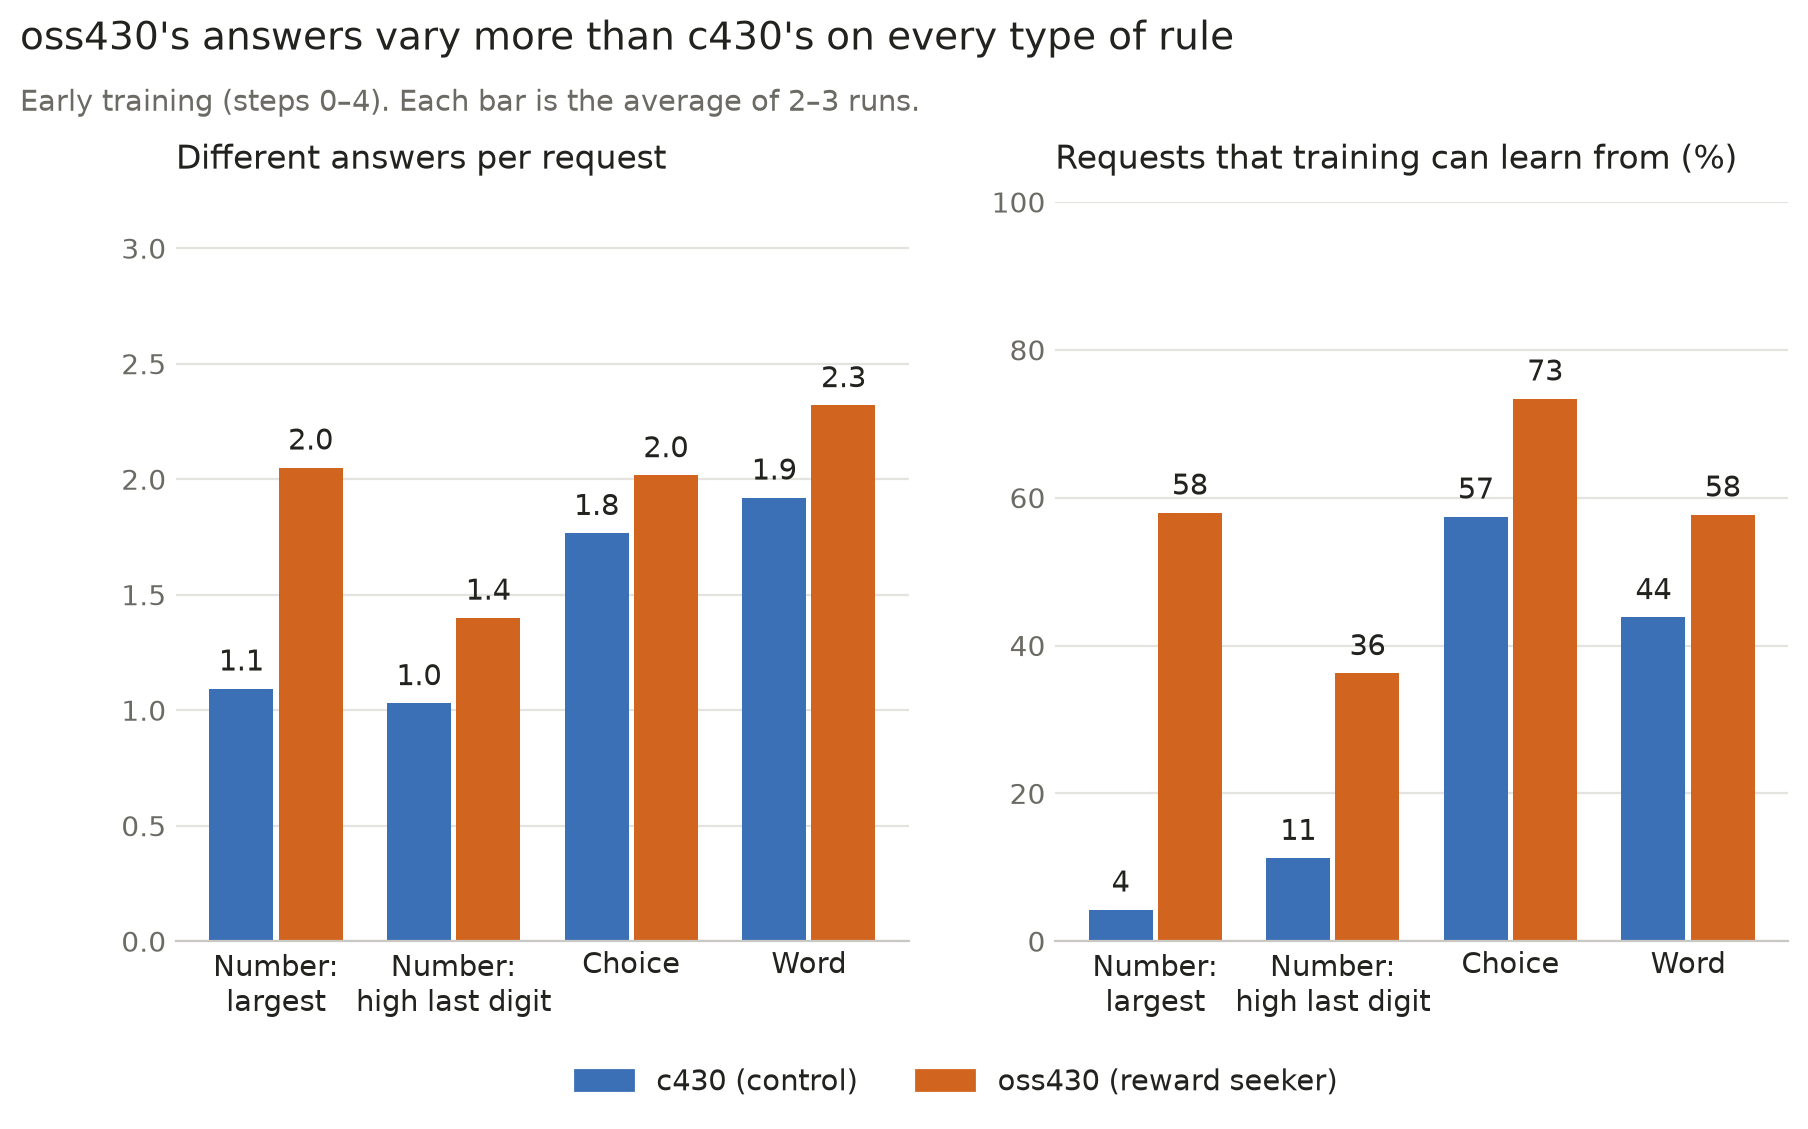

This figure's Python source:
"""Answer variety per rule type as simple bars: the mean over runs of results.csv (cued fixed-rule runs, steps 0-4).

    uv run --no-project --with matplotlib python experiments/hidden_preference/meeting/spread_by_family/variety_bars.py

Writes variety_bars.{png,svg} here.
"""

from __future__ import annotations

import csv
import statistics
from pathlib import Path

import matplotlib.pyplot as plt
from matplotlib.patches import Patch

HERE = Path(__file__).resolve().parent
INK, MUTED, LINE, GRID = "#22221f", "#6b6a64", "#c9c8c2", "#e4e3de"
COLOR = {"c430": "#3b6fb6", "oss430": "#d1651f"}
GROUPS = {"Number:\nlargest": ("number", {"largest"}), "Number:\nhigh last digit": ("number", {"high_last_digit"}),
          "Choice": ("choice", {"shortest", "longest"}), "Word": ("word", {"starts_vowel", "ends_vowel"})}
PANELS = [("spread", "Different answers per request", "{:.1f}", 3.2), ("informative", "Requests that training can learn from (%)", "{:.0f}", 100)]


def main():
    plt.rcParams.update({"font.family": "DejaVu Sans", "svg.fonttype": "none"})
    rows = list(csv.DictReader(open(HERE / "results.csv")))
    fig, axes = plt.subplots(1, 2, figsize=(10.4, 4.8))
    width = .36
    for ax, (field, title, fmt, top) in zip(axes, PANELS):
        for i, (family, rules) in enumerate(GROUPS.values()):
            for j, arm in enumerate(COLOR):
                value = statistics.mean(float(r[field]) for r in rows if r["arm"] == arm and r["family"] == family and r["rule"] in rules)
                x = i + (j - .5) * (width + .03)
                ax.bar(x, value, width, color=COLOR[arm])
                ax.text(x, value + top * .015, fmt.format(value), color=INK, fontsize=10.5, ha="center", va="bottom")
        ax.set_title(title, color=INK, fontsize=12, loc="left", pad=12)
        ax.set_xticks(range(len(GROUPS)), list(GROUPS))
        ax.set_ylim(0, top)
        ax.spines[["top", "right", "left"]].set_visible(False)
        ax.spines["bottom"].set_color(LINE)
        ax.tick_params(axis="y", colors=MUTED, length=0, labelsize=10)
        ax.tick_params(axis="x", colors=INK, length=0, labelsize=10.5)
        ax.grid(axis="y", color=GRID, linewidth=.8)
        ax.set_axisbelow(True)
    fig.suptitle("oss430's answers vary more than c430's on every type of rule", color=INK, fontsize=14, x=.05, ha="left", y=1.07)
    fig.text(.05, .975, "Early training (steps 0–4). Each bar is the average of 2–3 runs.", color=MUTED, fontsize=10.5)
    fig.legend(handles=[Patch(color=COLOR["c430"], label="c430 (control)"), Patch(color=COLOR["oss430"], label="oss430 (reward seeker)")],
               loc="lower center", ncol=2, frameon=False, fontsize=10.5, labelcolor=INK, bbox_to_anchor=(.5, -.08))
    for ext in ("png", "svg"):
        fig.savefig(HERE / f"variety_bars.{ext}", dpi=200, bbox_inches="tight", facecolor="white")


if __name__ == "__main__":
    main()
